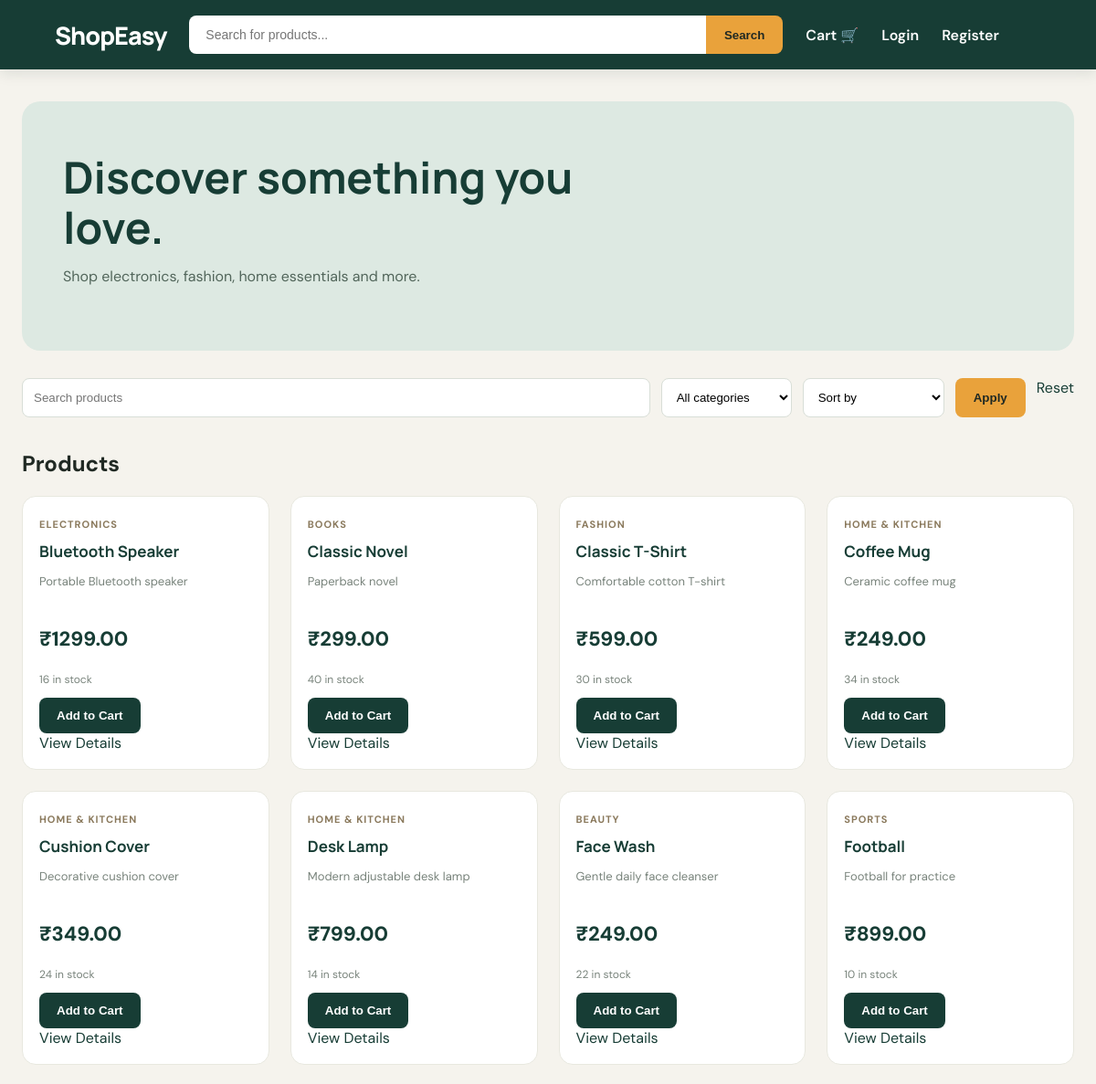
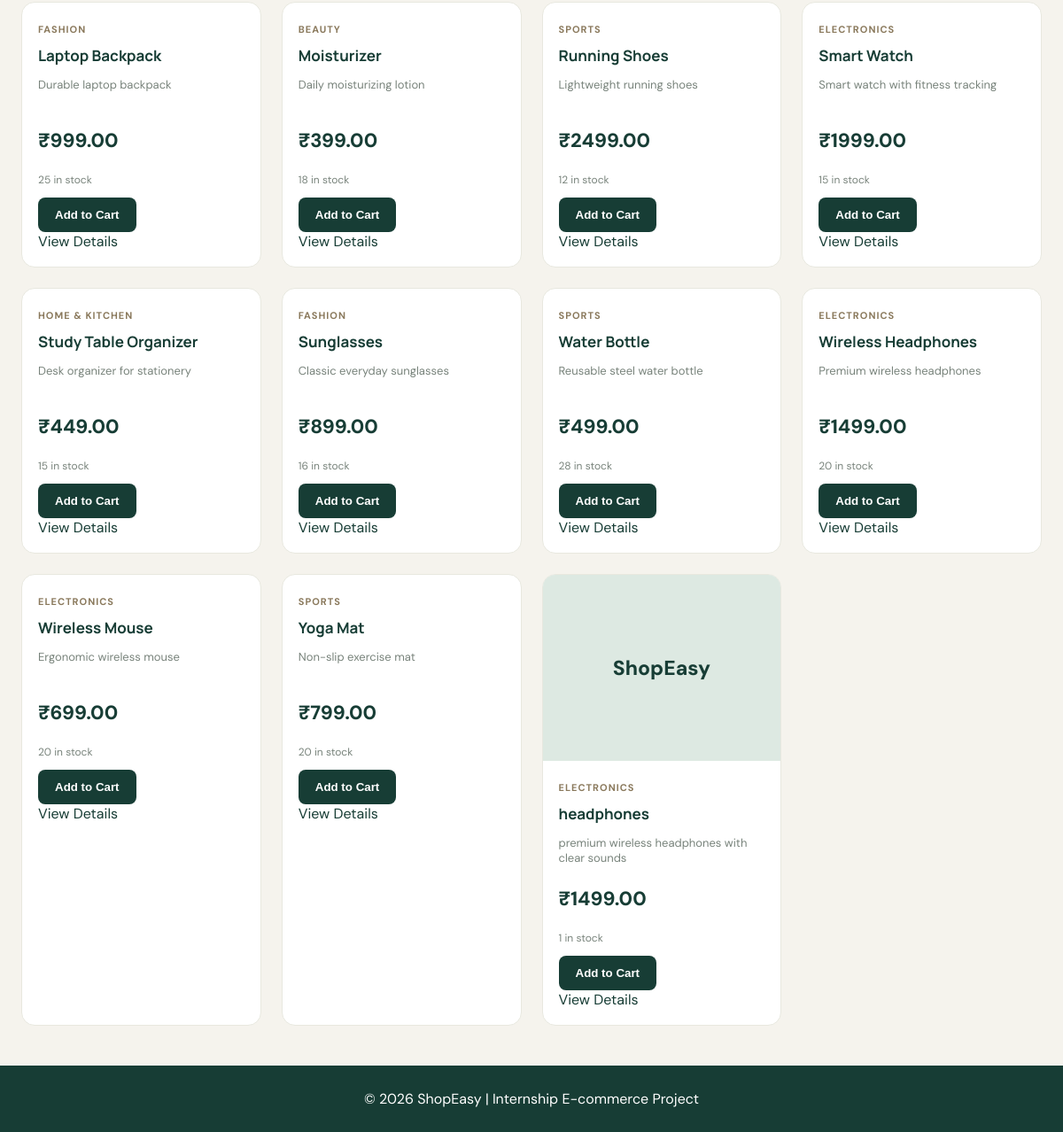
The page / on the database its author committed (2 pictures, top to bottom).
### store/models.py (models this page shows, shortened)
class Product(models.Model):
    CATEGORY_CHOICES = [
        ("Electronics", "Electronics"),
        ("Fashion", "Fashion"),
        ("Home", "Home & Kitchen"),
        ("Books", "Books"),
        ("Sports", "Sports"),
        ("Beauty", "Beauty"),
    ]
    name = models.CharField(max_length=200)
    description = models.TextField(blank=True)
    category = models.CharField(max_length=30, choices=CATEGORY_CHOICES)
    price = models.DecimalField(max_digits=10, decimal_places=2)
    image_url = models.URLField(blank=True)
    stock = models.PositiveIntegerField(default=10)
    created_at = models.DateTimeField(auto_now_add=True)
    class Meta:
        ordering = ["name"]

### store/views.py (the view)
# urls.py: path("", views.home, name="home"),
def home(request):
    products = Product.objects.all()
    query = request.GET.get("q", "").strip()
    category = request.GET.get("category", "").strip()
    sort = request.GET.get("sort", "")
    if query:
        products = products.filter(Q(name__icontains=query) | Q(description__icontains=query))
    if category:
        products = products.filter(category=category)
    if sort == "low":
        products = products.order_by("price")
    elif sort == "high":
        products = products.order_by("-price")
    cart_items, total, cart_count = get_cart_data(request)
    return render(request, "store/home.html", {
        "products": products, "query": query, "selected_category": category,
        "sort": sort, "categories": Product.CATEGORY_CHOICES,
        "cart_count": cart_count, "cart_items": cart_items,
    })

### store/views.py (called while the page is built, shortened)
def get_cart_data(request):
    cart = request.session.get("cart", {})
    items, total, count = [], Decimal("0.00"), 0
    return items, total, count

### store/templates/store/home.html (shortened to what this page needs)
{% extends "store/base.html" %}
{% block content %}
<section class="hero">
    <div>
        <h1>Discover something you love.</h1>
        <p>Shop electronics, fashion, home essentials and more.</p>
    </div>
</section>
<form class="filters" method="get">
    <input
        type="search"
        name="q"
        placeholder="Search products"
        value="{{ query }}"
    >
    <select name="category">
        <option value="">All categories</option>
    </select>
    <select name="sort">
        <option value="">Sort by</option>
    </select>
    <button type="submit">Apply</button>
    <a class="reset" href="{% url 'home' %}">Reset</a>
</form>
<h2>Products</h2>
<div class="product-grid">
    {% for product in products %}
    <article class="product-card">
        {% if product.image_url %}
        <img
            src="{{ product.image_url }}"
            alt="{{ product.name }}"
            onerror="this.style.display='none'"
        >
        {% else %}
        <div class="placeholder">ShopEasy</div>
        {% endif %}
        <div class="product-info">
            <span class="category">
                {{ product.get_category_display }}
            </span>
            <h3>
                <a href="{% url 'product_detail' product.id %}">
                    {{ product.name }}
                </a>
            </h3>
            <p class="description">
                {{ product.description|truncatewords:18 }}
            </p>
            <p class="price">
                ₹{{ product.price }}
            </p>
            <p class="stock">
                {% if product.stock %}
                    {{ product.stock }} in stock
                {% else %}
                    Out of stock
                {% endif %}
            </p>
            <form method="post"
                  action="{% url 'add_to_cart' product.id %}">
                <button
                    class="primary"
                    {% if not product.stock %}disabled{% endif %}>
                    Add to Cart
                </button>
            </form>
            <a href="{% url 'product_detail' product.id %}">
                View Details
            </a>
        </div>
    </article>
    {% empty %}
    <p>No products found. Try another search.</p>
    {% endfor %}
</div>
{% endblock %}

### store/templates/store/base.html (shortened to what this page needs)
{% load static %}
<!DOCTYPE html>
<html lang="en">
<head>
<link rel="stylesheet" href="{% static 'store/style.css' %}">
</head>
<body>
<header class="topbar">
  <a class="brand" href="{% url 'home' %}">ShopEasy</a>
  <form class="search" method="get" action="{% url 'home' %}">
    <input type="search" name="q" placeholder="Search for products..." value="{{ request.GET.q }}">
    <button type="submit">Search</button>
  </form>
  <a class="cart-link" href="{% url 'cart' %}">Cart 🛒</a>
  {% if user.is_authenticated %}
  <a class="cart-link" href="{% url 'profile' %}">
    My Profile
</a>
  <a class="cart-link" href="{% url 'order_history' %}">
    My Orders
</a>
    <span>Hi, {{ user.username }}</span>
    <a class="cart-link" href="{% url 'logout' %}">Logout</a>
{% else %}
    <a class="cart-link" href="{% url 'login' %}">Login</a>
    <a class="cart-link" href="{% url 'register' %}">Register</a>
{% endif %}
</header>
<main class="container">{% block content %}{% endblock %}</main>
<footer>© 2026 ShopEasy | Internship E-commerce Project</footer>
</body></html>

### static/store/style.css (style rules this page uses)
:root { --green: #173D35; --amber: #E9A23B; --cream: #F5F3ED; --sage: #DDE9E2; --dark: #202923; --muted: #78837B; --white: #FFFFFF; }
* { box-sizing: border-box; }
body { margin: 0; font-family: 'DM Sans', sans-serif; background: var(--cream); color: var(--dark); }
a { color: var(--green); text-decoration: none; }
.topbar { background: var(--green); color: white; padding: 17px 5%; display: flex; align-items: center; gap: 25px; position: sticky; top: 0; z-index: 10; box-shadow: 0 4px 15px #102b241c; }
.brand { color: white; font-family: 'Manrope', sans-serif; font-size: 27px; font-weight: 800; letter-spacing: -1px; }
.search { display: flex; flex: 1; max-width: 650px; }
.search input { flex: 1; padding: 13px 18px; border: 0; border-radius: 8px 0 0 8px; outline: none; font-size: 14px; }
.search button, .filters button { background: var(--amber); color: var(--dark); border: 0; padding: 12px 20px; font-weight: 700; cursor: pointer; border-radius: 0 8px 8px 0; }
.cart-link { color: white; font-weight: 600; }
.container { max-width: 1250px; margin: 35px auto; padding: 0 24px; min-height: 70vh; }
.hero { background: var(--sage); padding: 55px 45px; border-radius: 20px; margin-bottom: 30px; position: relative; overflow: hidden; }
.hero h1 { font-family: 'Manrope', sans-serif; font-size: clamp(30px, 5vw, 48px); max-width: 600px; line-height: 1.15; margin: 0 0 14px; color: var(--green); }
.hero p { color: #52665B; font-size: 16px; }
.filters { display: flex; flex-wrap: wrap; gap: 12px; margin: 25px 0 35px; }
.filters input, .filters select { padding: 12px; border: 1px solid #D8DED7; background: white; border-radius: 8px; }
.filters input { flex: 1; min-width: 180px; }
.filters button { border-radius: 8px; }
.product-grid { display: grid; grid-template-columns: repeat(auto-fill, minmax(220px, 1fr)); gap: 23px; }
.product-card { background: white; border-radius: 15px; overflow: hidden; border: 1px solid #E8E8DF; transition: transform .25s, box-shadow .25s; }
.product-card img, .placeholder { width: 100%; height: 210px; object-fit: cover; background: var(--sage); }
.placeholder { display: grid; place-items: center; color: var(--green); font-size: 23px; font-weight: 800; }
.product-info { padding: 18px; }
.category { color: #8A795C; font-size: 11px; text-transform: uppercase; letter-spacing: 1px; font-weight: 700; }
.product-info h3 { font-family: 'Manrope', sans-serif; margin: 9px 0; font-size: 17px; }
.description { color: var(--muted); font-size: 13px; min-height: 35px; }
.price { color: var(--green); font-size: 22px; font-weight: 800; }
.stock { color: var(--muted); font-size: 12px; }
.primary, .button { display: inline-block; background: var(--green); color: white; padding: 12px 19px; border: 0; border-radius: 8px; font-weight: 700; cursor: pointer; transition: background .2s; }
footer { background: var(--green); color: white; text-align: center; padding: 27px; margin-top: 45px; }

### rows shown on the page
Product: category "ELECTRONICS", name "Bluetooth Speaker", description "Portable Bluetooth speaker", price "1299.00", stock "16"
Product: category "BOOKS", name "Classic Novel", description "Paperback novel", price "299.00", stock "40"
Product: category "FASHION", name "Classic T-Shirt", description "Comfortable cotton T-shirt", price "599.00", stock "30"
Product: category "HOME & KITCHEN", name "Coffee Mug", description "Ceramic coffee mug", price "249.00", stock "34"
Product: category "HOME & KITCHEN", name "Cushion Cover", description "Decorative cushion cover", price "349.00", stock "24"
Product: category "HOME & KITCHEN", name "Desk Lamp", description "Modern adjustable desk lamp", price "799.00", stock "14"
Product: category "BEAUTY", name "Face Wash", description "Gentle daily face cleanser", price "249.00", stock "22"
Product: category "SPORTS", name "Football", description "Football for practice", price "899.00", stock "10"
Product: category "FASHION", name "Laptop Backpack", description "Durable laptop backpack", price "999.00", stock "25"
Product: category "BEAUTY", name "Moisturizer", description "Daily moisturizing lotion", price "399.00", stock "18"
Product: category "SPORTS", name "Running Shoes", description "Lightweight running shoes", price "2499.00", stock "12"
Product: category "ELECTRONICS", name "Smart Watch", description "Smart watch with fitness tracking", price "1999.00", stock "15"
Product: category "HOME & KITCHEN", name "Study Table Organizer", description "Desk organizer for stationery", price "449.00", stock "15"
Product: category "FASHION", name "Sunglasses", description "Classic everyday sunglasses", price "899.00", stock "16"
Product: category "SPORTS", name "Water Bottle", description "Reusable steel water bottle", price "499.00", stock "28"
Product: category "ELECTRONICS", name "Wireless Headphones", description "Premium wireless headphones", price "1499.00", stock "20"
Product: category "ELECTRONICS", name "Wireless Mouse", description "Ergonomic wireless mouse", price "699.00", stock "20"
Product: category "SPORTS", name "Yoga Mat", description "Non-slip exercise mat", price "799.00", stock "20"
Product: image_url "ShopEasy", category "ELECTRONICS", name "headphones", description "premium wireless headphones with clear sounds", price "1499.00", stock "1"
